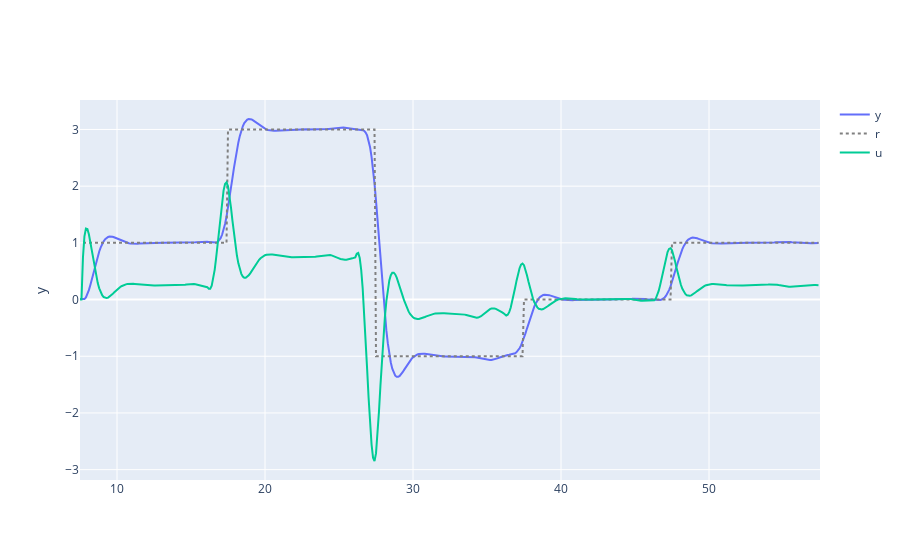

Notebook source saved alongside this figure:
### Code cell
A, B, C, D = ctrl.ssdata(Gd)
N1 = 1
N2 = 15
N = N2 - N1 + 1
Nu = 5
lamda = 1
# Nss = 100
controller = DMC(N1=N1, N2=N2, Nu=Nu, Nss=Nss, lamda=lamda, T_s=T_s, step_response_coeffs=yd[1:])

x0 = np.zeros((A.shape[0], 1))
u = 0 
k = np.arange(0, Nss + 500, 1)

y_t = C@x0
u_k = np.array([u])
t = np.array([0])
r = 0*k + 1
r[100+Nss:] = 3
r[200+Nss:] = -1
r[300+Nss:] = 0
r[400+Nss:] = 1
# 
x=x0
y=(C@x0)[0]

for i in k:
    
    if i > Nss:
        if i > max(k) - N:
            du = controller.get_du(y, r[i])[0]
        else:
            du = controller.get_du(y, np.array([r[i:i+N]]).T)[0]
        u = u + du

    x_k = A @ x + B*(u)
    y = C @ x

    x = x_k
    
    y_t = np.hstack((y_t, y))
    u_k = np.hstack((u_k, u))

fig = go.Figure()
fig.add_trace(go.Scatter(x=k*T_s, y=y_t[0][:-1], mode='lines', name='y'))
fig.add_trace(go.Scatter(x=k*T_s, y=r, mode='lines', name='r', line=dict(dash='dot', color='gray')))
fig.add_trace(go.Scatter(x=k*T_s, y=u_k, mode='lines', name='u'))
fig.update_layout(
    # xaxis_title="t [s]",
    yaxis_title="y"
)
fig.update_layout(xaxis_range=[Nss*T_s, (Nss + 500)*T_s])
fig.show()

### Figure 1 — Plotly figure (JSON) as saved in the notebook; plotly's stock layout.template omitted (floating-point values rounded to 4 significant figures; data arrays with more than 128 entries replaced by an {"elided": "..."} marker saying what was removed)
{"data": [{"mode": "lines", "name": "y", "type": "scatter", "x": {"elided": "575 float values"}, "y": {"elided": "575 float values"}}, {"line": {"color": "gray", "dash": "dot"}, "mode": "lines", "name": "r", "type": "scatter", "x": {"elided": "575 float values"}, "y": {"elided": "575 int values"}}, {"mode": "lines", "name": "u", "type": "scatter", "x": {"elided": "575 float values"}, "y": {"elided": "576 float values"}}], "layout": {"xaxis": {"range": [7.5, 57.5]}, "yaxis": {"title": {"text": "y"}}}}
